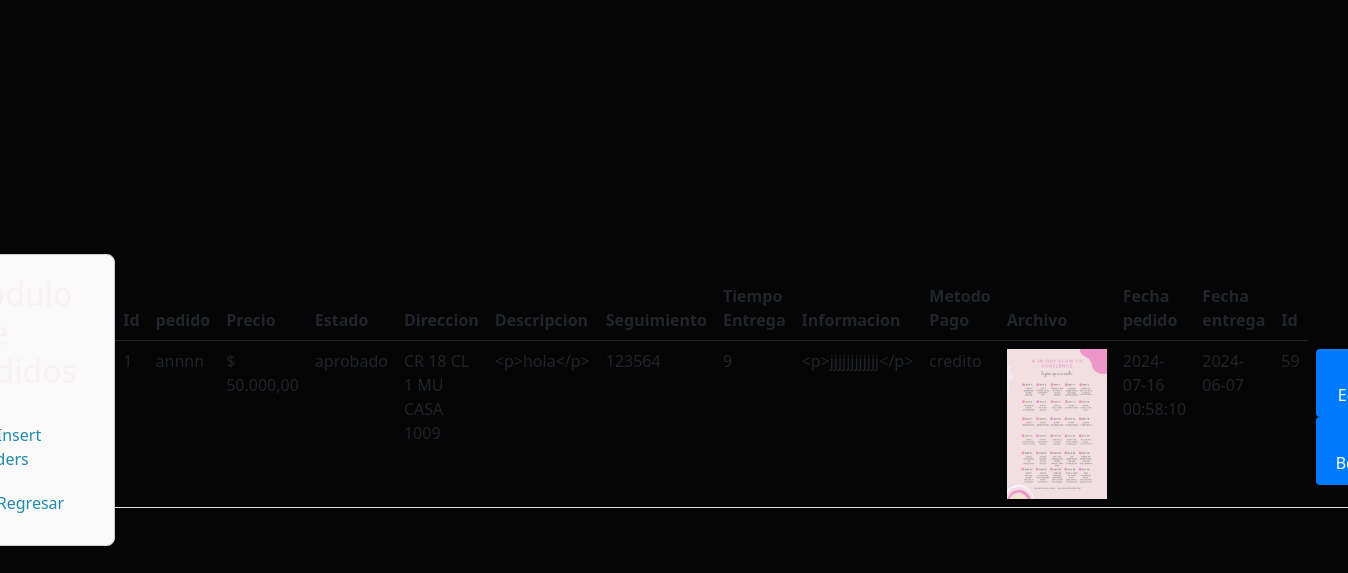
/app/Views/Orders/create.php (signed in), run on the app's committed database.
### tables this page shows
CREATE TABLE `pedidos` (
  `id_pedido` int(11) NOT NULL,
  `nombre_pedido` varchar(150) NOT NULL,
  `precio` decimal(10,2) NOT NULL,
  `estado` enum('aprobado','cancelado','en stock','entregado') NOT NULL,
  `direccion` varchar(100) NOT NULL,
  `descripcion` varchar(150) NOT NULL,
  `numero_seguimiento` int(11) NOT NULL,
  `tiempo_entrega_horas` int(11) NOT NULL,
  `informacion_pedido` text NOT NULL,
  `id_usuario` int(11) DEFAULT NULL,
  `metodo_pago` varchar(50) NOT NULL,
  `archivo` varchar(255) DEFAULT NULL,
  `fecha_pedido` varchar(255) DEFAULT NULL,
  `fecha_entrega` date NOT NULL DEFAULT current_timestamp()
);

### app/Views/Orders/create.php (the view, shortened to what this page needs)
<!DOCTYPE html>
    <html lang="es">
    <head>
        <link href="https://cdn.jsdelivr.net/npm/bootstrap@5.0.2/dist/css/bootstrap.min.css" rel="stylesheet"
>
        <link href="https://cdnjs.cloudflare.com/ajax/libs/font-awesome/5.15.3/css/all.min.css" rel="stylesheet">
        <link href="public/css/style.css" type="text/css" rel="stylesheet">
    </head>
    <body>
</head>
<body>
    <div class="panel">
        <div class="column">
            <h2>Módulo de pedidos</h2>
            <ul class="nav">
                <li><i class="fas fa-edit icon"></i><a href='insert.php?da=2'>Insert Orders</a></li>
                <li class="nav-item">
                            <a class="nav-link" href="main.php">
                                 Regresar
                            </a>
                        </li>
            </ul>
        </div>
    </div>
    <table class="table">
        <thead class="thead-light">
            <tr>
                <th scope="col">Id</th>
                <th scope="col">pedido</th>
                <th scope="col">Precio</th>
                <th scope="col">Estado</th>
                <th scope="col">Direccion</th>
                <th scope="col">Descripcion</th>
                <th scope="col">Seguimiento</th>
                <th scope="col">Tiempo Entrega</th>
                <th scope="col">Informacion</th>
                <th scope="col">Metodo Pago</th>
                <th scope="col">Archivo</th>
                <th scope="col">Fecha pedido</th>
                <th scope="col">Fecha entrega</th>
                <th scope="col">Id</th>
    </thead>
    <tbody>
    <?php
$mysqli = mysqli_connect(db_host, db_username, db_password, db_dbname);
mysqli_set_charset($mysqli, 'utf8');
$consulta = "SELECT * FROM pedidos ORDER BY id_pedido";
$resultados = $mysqli->query($consulta);
while ($pedido = $resultados->fetch_assoc()) {
?>
    <tr>
        <td><?php echo htmlspecialchars($pedido['id_pedido']); ?></td>
        <td><?php echo htmlspecialchars($pedido['nombre_pedido']); ?></td>
        <td>$ <?php echo number_format($pedido['precio'], 2, ',', '.'); ?></td>
        <td><?php echo htmlspecialchars($pedido['estado']); ?></td>
        <td><?php echo htmlspecialchars($pedido['direccion']); ?></td>
        <td><?php echo htmlspecialchars($pedido['descripcion']); ?></td>
        <td><?php echo htmlspecialchars($pedido['numero_seguimiento']); ?></td>
        <td><?php echo htmlspecialchars($pedido['tiempo_entrega_horas']); ?></td>
        <td><?php echo htmlspecialchars($pedido['informacion_pedido']); ?></td>
        <td><?php echo htmlspecialchars($pedido['metodo_pago']); ?></td>
        <td><img src="../../public/img/pedidos-imagen/<?php echo $pedido['archivo']; ?>" width="100" alt=""></td>
        <td><?php echo htmlspecialchars($pedido['fecha_pedido']); ?></td>
        <td><?php echo htmlspecialchars($pedido['fecha_entrega']); ?></td>
        <td><?php echo htmlspecialchars($pedido['id_usuario']); ?></td>
        <td>
                <a href="edit.php?da=3&lla=<?php echo $pedido['id_pedido']; ?>" class="btn btn-custom-green">
                <i class="fas fa-edit icon"></i> Editar
<a href="#" class="btn btn-danger" onclick="borrarPedido(<?php echo $pedido['id_pedido']; ?>, '<?php echo $pedido['archivo']; ?>')">
    <i class="fas fa-trash-alt"></i> Borrar
</a>
</tr>
            <?php
        }
        ?>
    </tbody>
</table>
</body>
</html>

### app/public/css/style.css (style rules this page uses)
* { box-sizing: border-box; margin: 0; padding: 0; }
body { align-items: center; background-color: rgb(5, 5, 5); display: flex; min-height: 100vh; justify-content: center; align-items: center; margin: 0; padding: 0; }
.nav { flex: 1; justify-content: space-around; width: 50%; margin-left: auto; }
.nav a { color: hwb(310 3% 56%); text-decoration: none; margin-right: 20px; padding: 10px; margin-top: 10px; margin-left: auto; font-size: 16px; }
h2 { text-align: center; color: #f7f1f1; }

### app/Views/Orders/create.php (style rules this page uses)
.panel { display: flex; justify-content: space-between; border: 1px solid #ccc; padding: 20px; border-radius: 8px; background-color: #f9f9f9; }
.column { width: 48%; }
.nav { display: flex; align-items: center; float: left; margin-left: 20px; text-align: none; }
.nav a { color: rgb(33, 138, 170); text-decoration: none; padding: 10px; font-size: 16px; margin-left: 10px; }
.btn { display: inline-block; padding: 10px 20px; font-size: 16px; border: none; border-radius: 4px; cursor: pointer; background-color: #007bff; color: #fff; }

### data on the page
pedidos: id_pedido "1", nombre_pedido "annnn", precio "50.000,00", estado "aprobado", direccion "CR 18 CL 1 MU CASA 1009", descripcion "<p>hola</p>", numero_seguimiento "123564", tiempo_entrega_horas "9", informacion_pedido "<p>jjjjjjjjjjjj</p>", metodo_pago "credito", archivo (picture), fecha_pedido "2024-07-16 00:58:10", fecha_entrega "2024-06-07", id_usuario "59"
